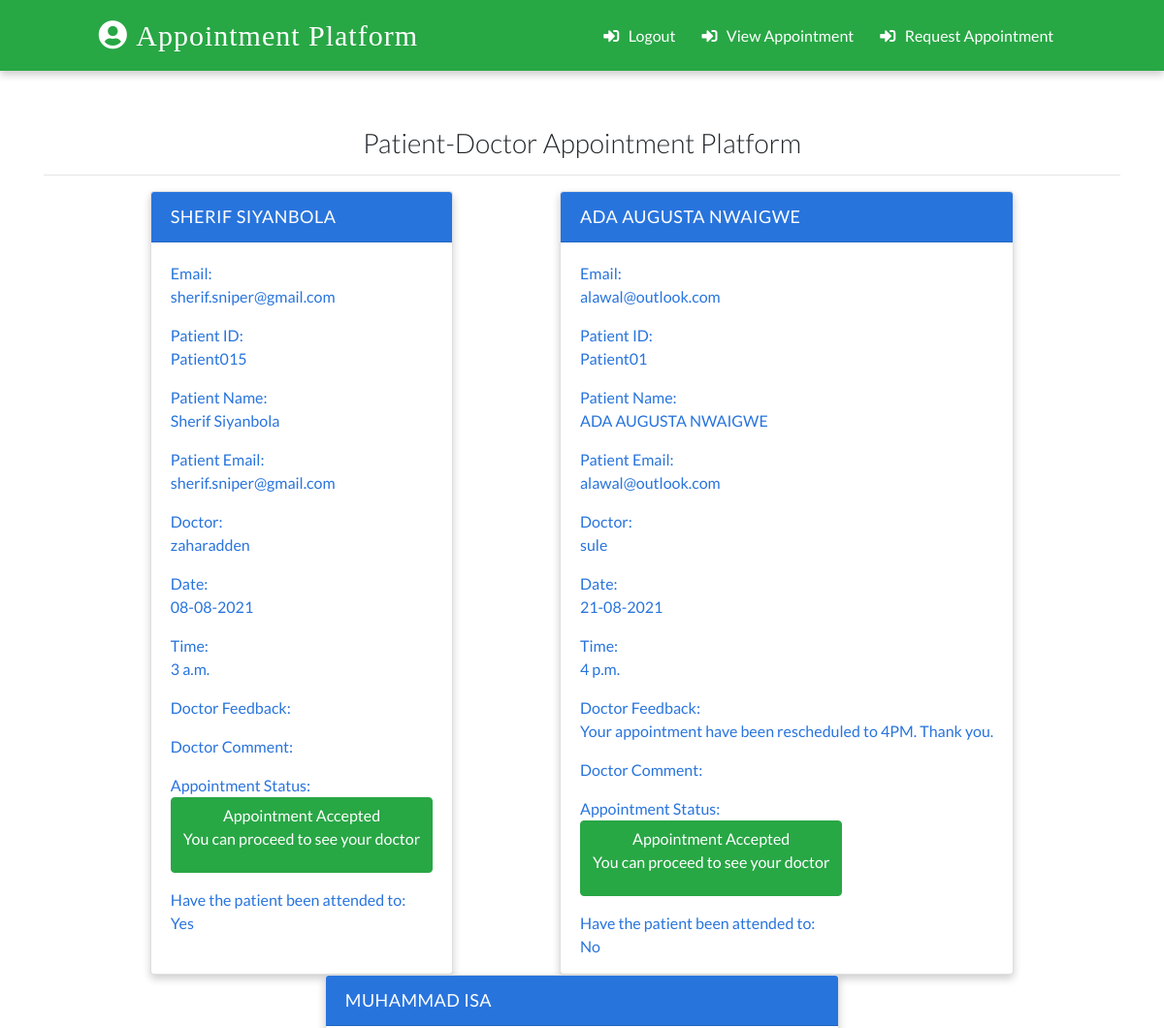
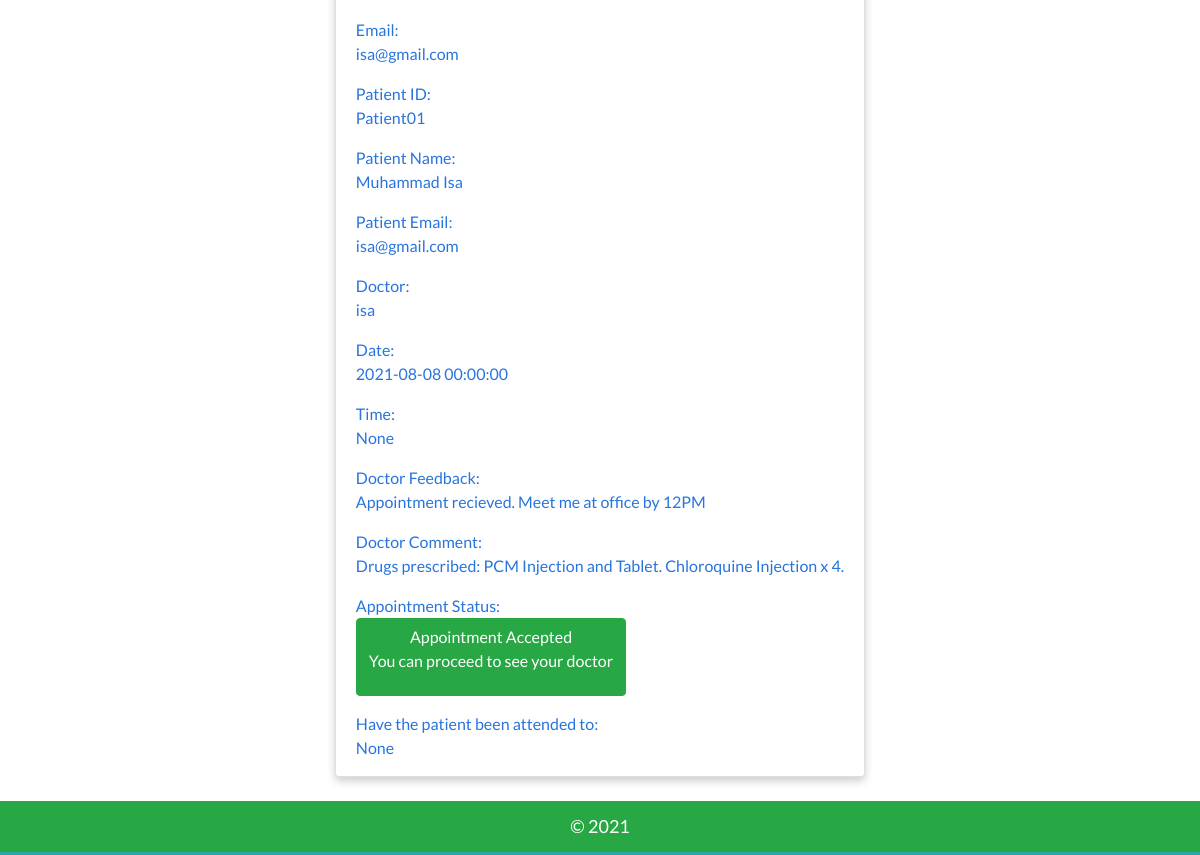
Page /project/alloc/viewalloc/ (signed in) on the committed database (2 pictures, top to bottom).
### alloc/models.py (models this page shows, shortened)
class Patient(models.Model):
    manager = models.ForeignKey(User, on_delete=models.CASCADE, default=None)
    patient_id = models.CharField(max_length=100)
    name = models.CharField(max_length=100)
    email = models.EmailField(max_length=100)
    doctor_feedback = models.TextField(blank=True, null=True)
    doctor_comment = models.TextField(blank=True, null=True)
    doctor = models.CharField(max_length=100, choices=(
        ('sule', 'Dr Mathew Sule - Dentist'),
        ('isa', 'Dr Abubakar Isa - Surgeon'),
        ('zaharadden', 'Dr zaharadden - Opthalmologist'),
        ('kareem', 'Dr Abdulkareem - Cardiologist'),
        ('lawan', 'Dr Abba Lawan - Endocrinologist'),
        ('kano', 'Isa Kano - Gynecologist')
    ))
    date = models.CharField(max_length=100)
    choose_time = models.TimeField(blank=True, null=True)
    status = models.CharField(max_length=100, choices=(
        ('Appointment under Review', 'Appointment under Review'),
        ('Appointment Accepted', 'Appointment Accepted'),
        ('Appointment Rejected', 'Appointment Rejected')
    ))
    patient_attended_to = models.CharField(max_length=100, blank=True, null=True, choices=(
        ('Yes', 'Yes'),
        ('No', 'No')
    ))
    date_added = models.DateTimeField(default=datetime.now)
    class Meta:
        ordering = ['-id']

### alloc/views.py (the view)
# urls.py: path('project/alloc/viewalloc/', views.projectAllocView.as_view(), name="viewalloc"),
class projectAllocView(ListView):
    template_name = 'viewalloc.html'
    model = Patient
    context_object_name = 'patients'
    def get_queryset(self):
        patients = super().get_queryset()
        return patients.filter(manager=self.request.user)

### templates/viewalloc.html (shortened to what this page needs)
{% extends 'base.html' %}
{% load static %}
{% block content %}
<div class="container main-part">
{% if  patients %}
{% for patient in patients %}
    <div class="card boy-card">
      <div class="card-header">
      <span class="text-white header-link">{{patient.name}}</span>
      </div>
      <div class="card-body pb-0">
        <p><span>Email: <br></span>{{patient.email}}</a></p>
        <p> Patient ID: <br></span> {{patient.patient_id}}</p>
        <p> Patient Name: <br></span>{{patient.name}}</p>
        <p> Patient Email: <br></span>{{patient.email}}</p>
        <p> Doctor: <br></span>{{patient.doctor}}</p>
        <p> Date: <br></span>{{patient.date}}</p>
        <p> Time: <br></span>{{patient.choose_time}}</p>
        <p> Doctor Feedback: <br></span>{{patient.doctor_feedback}}</p>
        <p> Doctor Comment: <br></span>{{patient.doctor_comment}}</p>
        <p> Appointment Status: <br></span>
        {% if patient.status == "Appointment Accepted" %}
        <button class="btn btn-success">{{patient.status}} <p>You can proceed to see your doctor</p></button>
        {% elif patient.status == "Appointment under Review" %}
        <button class="btn btn-info">{{patient.status}}</button>
        {% else %}
        <button class="btn btn-danger">{{patient.status}}</button>
        {% endif %}
        <p>Have the patient been attended to: <br></span>{{patient.patient_attended_to}}</p>
        </p>
      </div>
    </div>
{% endfor %}
{% else %}
You do not have appointment yet
{% endif %}
</div>
{% endblock content %}

### templates/base.html (shortened to what this page needs)
{% load static %}
<!DOCTYPE html>
<html lang="en">
  <head>
    <link
      rel="stylesheet"
      href="https://stackpath.bootstrapcdn.com/bootstrap/4.2.1/css/bootstrap.min.css"
    />
    <link rel="stylesheet" href="{% static './css/main.css'%}" />
    <link
      rel="stylesheet"
      href="https://use.fontawesome.com/releases/v5.6.3/css/all.css"
    />
  </head>
  <body>
    <nav class="bg bg-success">
      <a class="logo" href="/">
        <i class="fas fa-user-circle"></i>&nbsp;Appointment Platform
      </a>
      <p class="feature-link m-0 p-0">
      {% if request.user.is_authenticated %}
      <a href ="{% url 'logout' %}" class = "mr-4 text-white">
      <i class="fas fa-sign-in-alt"></i> &nbsp; Logout
      </a>
      <a href ="{% url 'viewalloc' %}" class = "mr-4 text-white">
      <i class="fas fa-sign-in-alt"></i> &nbsp; View Appointment
      </a>
      <a href ="{% url 'alloc' %}" class = "mr-4 text-white">
      <i class="fas fa-sign-in-alt"></i> &nbsp; Request Appointment
      </a>
      {% else %}
      <a href ="{% url 'login' %}" class = "mr-4 text-white">
      <i class="fas fa-sign-in-alt"></i> &nbsp; Login
      </a>
      </a>
      {% endif %}
      </p>
    </nav>
    <br />
    <div class="container">
    <h3 class="heading font-weight-light text-center text-default"> <br> Patient-Doctor Appointment Platform</h3>
    <hr />
    </div>
    {% block content %}
    {% endblock content %}
    <footer class="mt-4 p-2 bg bg-success">
      <p class="text-center p-1 m-0">&copy; 2021 </p>
    </footer>
  </body>
</html>

### static/css/main.css (style rules this page uses)
:root { --back: #29a7a6; --girl: #e64298; --boy: #2874dd; }
body { font-family: Lato, sans-serif; }
nav { font-weight: light; display: flex; justify-content: space-around; background-color: green; align-items: center; padding-top: 12px; padding-bottom: 12px; box-shadow: 0 4px 8px 0 rgba(0, 0, 0, 0.2); }
.logo { font-size: 30px; letter-spacing: 1px; color: white; padding: 2px 12px; border-radius: 8px; font-family: cursive; }
.feature-link { margin-top: 5px !important; margin-bottom: 5px !important; }
.card { box-shadow: 0 4px 8px 0 rgba(0, 0, 0, 0.2); transition: 0.3s; min-width: 250px; box-sizing: border-box; }
.card-header { font-size: 18px; letter-spacing: 0.5px; text-transform: uppercase; }
.boy-card .card-header { background-color: var(--boy); }
.boy-card .card-body, .boy-card .card-body p a { color: var(--boy); }
.card-body p { cursor: pointer; }
.main-part { display: flex; flex-wrap: wrap; justify-content: space-evenly; }
footer { background-color: var(--back); color: white; font-size: 18px; border-bottom: 3px solid var(--back); }

### rows in the picture
Patient: name "SHERIF SIYANBOLA", email "sherif.sniper@gmail.com", patient_id "Patient015", name "Sherif Siyanbola", doctor "zaharadden", date "08-08-2021", choose_time "3 a.m.", status "Appointment Accepted", patient_attended_to "Yes"
Patient: name "ADA AUGUSTA NWAIGWE", email "alawal@outlook.com", patient_id "Patient01", doctor "sule", date "21-08-2021", choose_time "4 p.m.", doctor_feedback "Your appointment have been rescheduled to 4PM. Thank you.", status "Appointment Accepted", patient_attended_to "No"
Patient: name "MUHAMMAD ISA", email "isa@gmail.com", patient_id "Patient01", name "Muhammad Isa", doctor "isa", date "2021-08-08 00:00:00", choose_time "None", doctor_feedback "Appointment recieved. Meet me at office by 12PM", doctor_comment "Drugs prescribed: PCM Injection and Tablet. Chloroquine Injection x 4.", status "Appointment Accepted", patient_attended_to "None"
